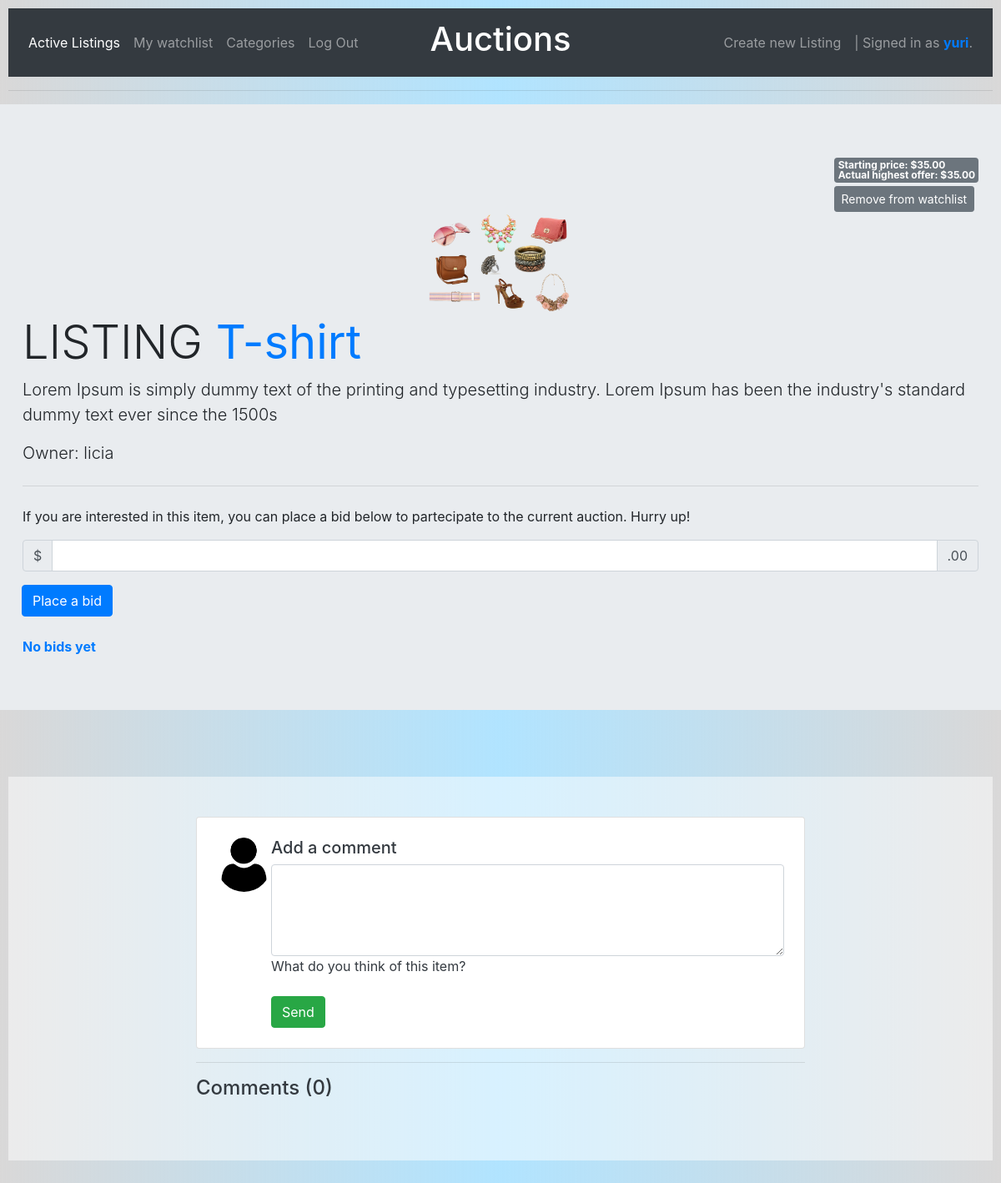
Screenshot of /12/listingpage (signed in) with the database file from the repository.
### auctions/models.py (models this page shows, shortened)
class User(AbstractUser):
    pass

class Listing(models.Model):
    id = models.AutoField(primary_key=True)
    title = models.CharField(max_length=24)
    description = models.CharField(max_length=64)
    startingprice = models.IntegerField()
    imagename = models.CharField(max_length=255)
    categoryname = models.CharField(max_length=255, blank=True, null=True)
    user = models.ForeignKey(User, on_delete=models.CASCADE, related_name='owner')
    winner = models.CharField(max_length=255, blank=True, null=True)
    pass

### auctions/views.py (the view, shortened to what this page needs)
# urls.py: path("<int:listing_id>/listingpage", views.listing, name="listingpage"),
@login_required
def listing(request, listing_id):
    if request.user.is_authenticated:
        try:
            bids = Bid.objects.all().filter(listing=listing_id)
        except ObjectDoesNotExist:
            bids = None
    if request.user.is_authenticated:
        if request.method != "POST":
            try:
                listing = Listing.objects.get(pk=listing_id)
            except ObjectDoesNotExist:
                return HttpResponse("Listing not found.")
            user = User.objects.get(username=request.user)
            comments = Comment.objects.all().filter(listing=listing_id)
            commentsCount = comments.count()
            isOwner = False
            if listing.user.username == user.username:
                isOwner = True
            isactive = False
            try:
                watch = Watchlist.objects.get(user=user.pk, listing=listing_id)
                if watch is not None:
                    isactive = True
            except ObjectDoesNotExist:
                watch = None
            if bids is not None:
                offers=(bid.amount for bid in bids)
                maximum = max(offers, default=listing.startingprice)
            return render(request, "auctions/listingpage.html", {
                    "username": user.username,
                    "listing": listing,
                    "bids": bids,
                    "actualprice": maximum,
                    "isWatching": isactive,
                    "isOwner": isOwner,
                    "comments": comments,
                    "commentsCount": commentsCount
                })
    else:
        return HttpResponseRedirect(reverse("index"))

### auctions/templates/auctions/listingpage.html (shortened to what this page needs)
{% extends "auctions/layout.html" %}
{% block body %}
    {% load static %}
    <div class="row justify-content-center">
      <div class="jumbotron">
      <div class="text-right">
        <span class="badge badge-secondary">
          <span class="input-group-prepend">Starting price: ${{listing.startingprice}}<span class="input-group-append">.00</span></span>
          <span class="input-group-prepend">Actual highest offer: ${{actualprice}}<span class="input-group-append">.00</span></span>
        </span>
      </div>
      <div class="text-right">
        {% if not isWatching and listing.winner is None %}
          <form method="POST" action="{% url 'listingpage' listing.id %}">
            {% csrf_token %}
            <span class="badge">
              <input type="submit" value="Add to watchlist" name="status" class="btn btn-secondary btn-sm">
            </span>
          </form>
        {% elif isWatching and listing.winner is None %}
          <form method="POST" action="{% url 'listingpage' listing.id %}">
            <span class="badge">
              <input type="submit" value="Remove from watchlist" name="status" class="btn btn-secondary btn-sm">
            </span>
          </form>
        {% endif %}
      </div>
      <div class="text-center">
        <img class="card-img-top justify-content-center" src="{% static 'images/'|add:listing.imagename' %}" alt="Listing Image" id="img">
      </div>
        <h1 class="display-4">LISTING <strong class="text-primary">{{ listing.title }}</strong></h1>
        <form method="POST" action="{% url 'biddingpage' listing.id %}">
        <p class="lead">{{ listing.description }}</p>
        <p class="lead">Owner: {{ listing.user }}</p>
        <hr class="my-4">
        <p>If you are interested in this item, you can place a bid below to partecipate to the current auction. Hurry up!</p>
        <div class="input-group mb-3">
          <div class="input-group-prepend">
            <span class="input-group-text">$</span>
          </div>
          {% if listing.winner is None %}
          <input type="number" name="amount" class="form-control" aria-label="Amount (to the nearest dollar)" min="{{actualprice}}" required>
          {% else %}
          <input type="number" name="amount" class="form-control" aria-label="Amount (to the nearest dollar)" min="{{actualprice}}" readonly>
          {% endif %}
          <div class="input-group-append">
            <span class="input-group-text">.00</span>
          </div>
        </div>
        <div class="input-group-append">
          {% if listing.winner is None %}
            <input type="submit" value="Place a bid" class="btn btn-primary">
          {% else %}
            <input type="submit" value="Place a bid" class="btn btn-primary" disabled>
          {% endif %}
      </div>
      </form>
      <br>
      {% if not bids %}
        <strong class="text-primary">No bids yet</strong>
      {% endif %}
      </div>
    </div>
    <section id="commentSection">
      <form method="POST" action="{% url 'comment' listing.id %}">
      <div class="container my-5 py-5 text-dark">
        <div class="row d-flex justify-content-center">
          <div class="col-md-12 col-lg-10 col-xl-8">
            <div class="card">
              <div class="card-body p-4">
                <div class="d-flex flex-start w-100">
                  <img class="rounded-circle shadow-1-strong me-3"
                    src="{% static 'images/user.png' %}" alt="avatar" width="65"
                    height="65" />
                  <div class="w-100">
                    <h5>Add a comment</h5>
                    <div class="form-outline">
                      <textarea class="form-control" name="content" rows="4"></textarea>
                      <label class="form-label" for="textAreaExample">What do you think of this item?</label>
                    </div>
                    <div class="d-flex justify-content-between mt-3">
                      <button type="submit" class="btn btn-success">
                        Send
                      </button>
                    </div>
                  </div>
                </div>
              </div>
            </div>
          </form>
            <hr>
            {% if comments is not None %}
            <div class="d-flex justify-content-between align-items-center mb-4">
              <h4 class="text-dark mb-0">Comments ({{ commentsCount }})</h4>
            </div>
            {% endif %}
    </section>
{% endblock %}

### auctions/templates/auctions/layout.html (shortened to what this page needs)
{% load static %}
<!DOCTYPE html>
<html lang="en">
    <head>
        <link rel="stylesheet" href="https://cdn.jsdelivr.net/npm/bootstrap@4.1.3/dist/css/bootstrap.min.css">
        <link href="{% static 'auctions/styles.css' %}" rel="stylesheet">
    </head>
    <body>
        <nav class="navbar navbar-expand-md navbar-dark bg-dark">
            <div class="navbar-collapse collapse w-100 order-1 order-md-0 dual-collapse2">
                <ul class="navbar-nav mr-auto">
                    <li class="nav-item active">
                        <a class="nav-link" href="{% url 'index' %}">Active Listings</a>
                    </li>
                {% if user.is_authenticated %}
                    <li class="nav-item">
                        <a class="nav-link" href="{% url 'watchpage' %}">My watchlist</a>
                    </li>
                    <li class="nav-item">
                        <a class="nav-link" href="{% url 'categories' %}">Categories</a>
                    </li>
                    <li class="nav-item">
                        <a class="nav-link" href="{% url 'logout' %}">Log Out</a>
                    </li>
                {% endif %}
                </ul>
            </div>
            <div class="mx-auto order-0">
                <a class="navbar-brand mx-auto" href="#"><h1>Auctions</h1></a>
            </div>
            <div class="navbar-collapse collapse w-100 order-3 dual-collapse2">
                <ul class="navbar-nav ml-auto">
                    <li class="nav-item">
                        <a class="nav-link" href="{% url 'newlisting' %}">Create new Listing</a>
                    </li>
                    <li>
                        {% if user.is_authenticated %}
                            <a class="nav-link">| Signed in as <strong class="text-primary">{{ user.username }}</strong>.</a>
                        {% else %}
                            <a class="nav-link">| Not signed in.</strong></a>
                        {% endif %}
                    </li>
                </ul>
            </div>
        </nav>
        <hr>
        {% block body %}
        {% endblock %}
    </body>
</html>

### auctions/static/auctions/styles.css (style rules this page uses)
body { padding: 10px; background: rgb(217,216,216); background: linear-gradient(90deg, rgba(217,216,216,1) 0%, rgba(97, 200, 255, 0.493) 50%, rgba(217,216,216,1) 100%); }
.card-img-top { width: 100%; height: 10vw; object-fit: cover; }
#commentSection, #filterSection { background-color: #fff; background-color: rgba(255,255,255,0.5); }
#img { object-fit: contain }

### rows the page displays
User: username "yuri"
Listing: startingprice "35", imagename (picture), title "T-shirt", description "Lorem Ipsum is simply dummy text of the printing and typesetting industry. Lorem Ipsum has been the industry's standard dummy text ever since the 1500s", user "licia"

### other values shown
{{ actualprice }} "35"
{{ commentsCount }} "0"
